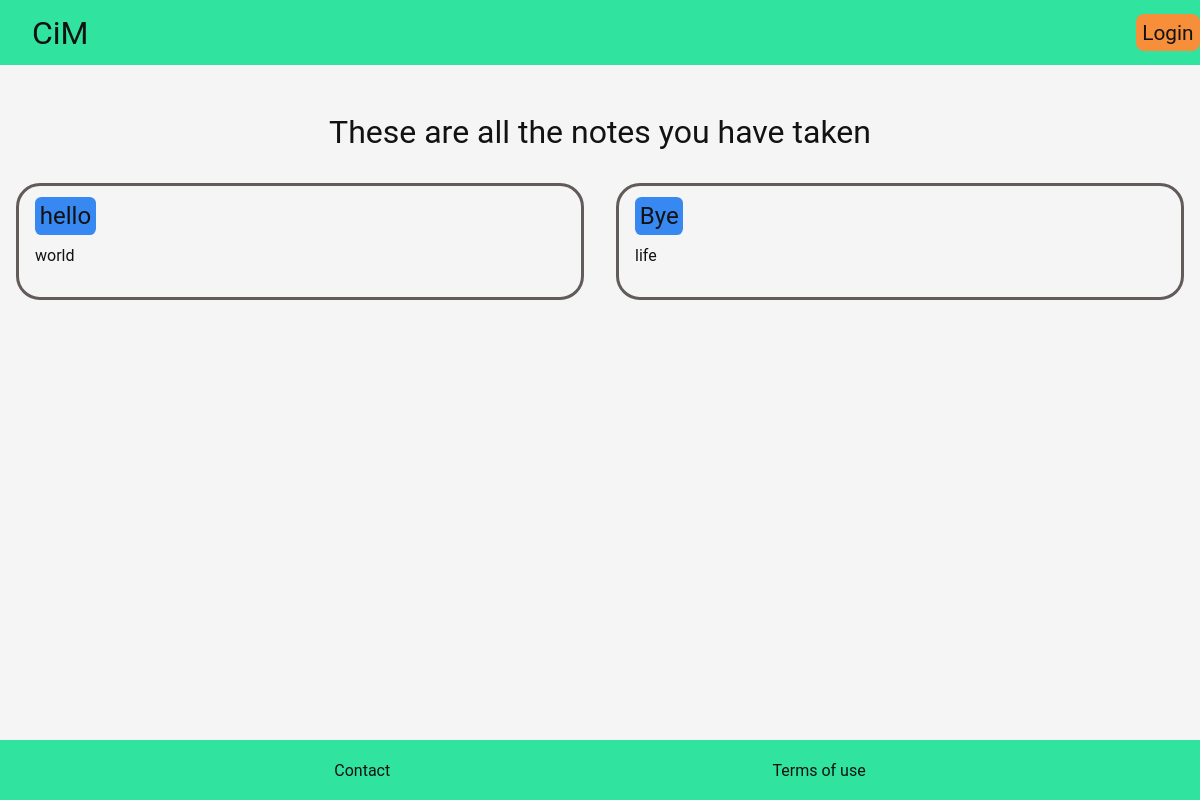
The page /storage/ on the database as committed earlier.
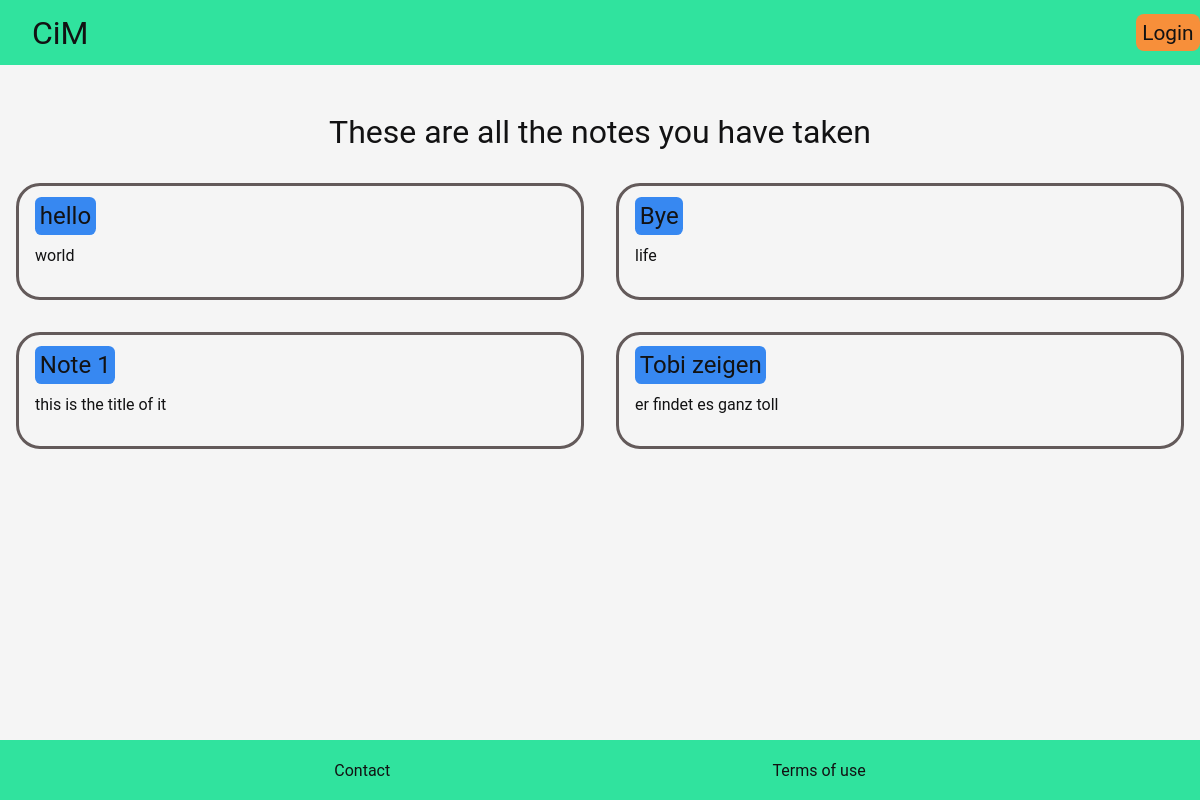
The same page on the database as committed later.
### storage/models.py (models this page shows, shortened)
class TextTemp(models.Model):
    title = models.CharField(max_length=200, null=True, blank=True)
    description = models.TextField(max_length=2000, null=True, blank=True)
    date_created = models.DateTimeField(auto_now_add=True, null=True)
    class Meta:
        abstract = True

class Note(TextTemp):
    pass

### storage/views.py (the view)
# urls.py: path('', views.index, name='index'),
def index(request):
    notes = Note.objects.all()
    context = {'notes': notes}
    return render(request, 'storage/index.html', context)

### storage/templates/storage/index.html
{% extends 'basic/basic.html' %}
{% block main %}
    <h1>These are all the notes you have taken</h1>
    <div class="note-grid">
        {% for note in notes %}
            <div class="card">
                <h2>{{ note.title }}</h2>
                <p>{{ note.description }}</p>
            </div>
        {% endfor %}
    </div>
{% endblock main %}

Rows that differ between the two databases and show on the page:
added Note: title "Note 1", description "this is the title of it"
added Note: title "Tobi zeigen", description "er findet es ganz toll"
